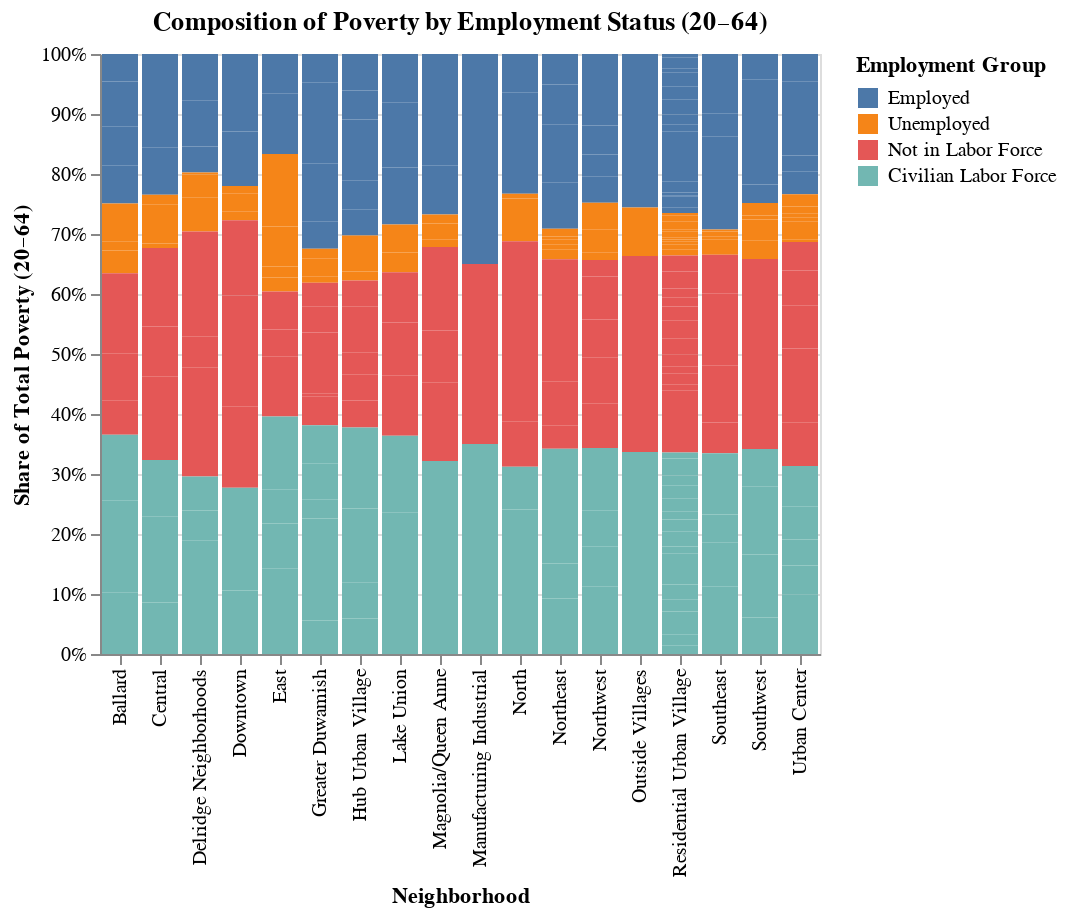

Write notebook code for a chart like this one.
### Markdown cell above
## Q3 - How does poverty vary across different employment status groups—employed, unemployed, not in labor force, and civilian labor force—within Seattle neighborhoods?

### Code cell
import altair as alt
alt.data_transformers.disable_max_rows()

chart1 = (
    alt.Chart(poverty_data)
    # Step 1: compute each group count directly
    .transform_calculate(
        employed_pov="datum['Pop 20–64 Employed Below Poverty']",
        unemployed_pov="datum['Pop 20–64 Unemployed below poverty']",
        notlf_pov="datum['Pop 20–64 Not in Labor Force Below Poverty']",
        civillbr_pov="datum['Pop 20–64 Civilian Labor Force Below Poverty']",
        total_pov="datum['Pop 20–64 Below Poverty']"
    )
    # Step 2: fold calculated fields into one tidy structure
    .transform_fold(
        ['employed_pov', 'unemployed_pov', 'notlf_pov','civillbr_pov'],
        as_=['Category', 'Value']
    )
    # Step 3: compute proportion of total poverty within each neighborhood
    .transform_calculate(
        pct="datum.Value / datum.total_pov"
    )
    .mark_bar()
    .encode(
        x=alt.X('Neighborhood Subtype:N', title='Neighborhood'),
        y=alt.Y('sum(pct):Q', stack='normalize', title='Share of Total Poverty (20–64)'),
        color=alt.Color('Category:N',
                        title='Employment Group',
                        scale=alt.Scale(domain=['employed_pov','unemployed_pov','notlf_pov','civillbr_pov']),
                        legend=alt.Legend(labelExpr="{'employed_pov':'Employed','unemployed_pov':'Unemployed','notlf_pov':'Not in Labor Force','civillbr_pov':'Civilian Labor Force'}[datum.label]")),
        tooltip=[
            alt.Tooltip('Neighborhood Name:N'),
            alt.Tooltip('Category:N', title='Employment Status'),
            alt.Tooltip('sum(pct):Q', format='.1%', title='Share of Poverty')
        ]
    )
    .properties(
        title='Composition of Poverty by Employment Status (20–64)'
    )
)
chart1
